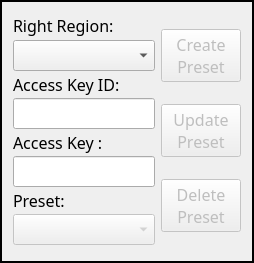
       <widget class="QFrame" name="frameCredsRight">
        <property name="maximumSize">
         <size>
          <width>16777215</width>
          <height>200</height>
         </size>
        </property>
        <property name="autoFillBackground">
         <bool>false</bool>
        </property>
        <property name="frameShape">
         <enum>QFrame::Box</enum>
        </property>
        <property name="frameShadow">
         <enum>QFrame::Plain</enum>
        </property>
        <property name="lineWidth">
         <number>2</number>
        </property>
        <property name="midLineWidth">
         <number>2</number>
        </property>
        <layout class="QHBoxLayout" name="horizontalLayout_2">
         <property name="sizeConstraint">
          <enum>QLayout::SetMaximumSize</enum>
         </property>
         <item>
          <layout class="QVBoxLayout" name="verticalLayoutCredsRight">
           <property name="spacing">
            <number>2</number>
           </property>
           <property name="bottomMargin">
            <number>5</number>
           </property>
           <item>
            <widget class="QLabel" name="labelRegionRight">
             <property name="sizePolicy">
              <sizepolicy hsizetype="Preferred" vsizetype="Minimum">
               <horstretch>0</horstretch>
               <verstretch>0</verstretch>
              </sizepolicy>
             </property>
             <property name="minimumSize">
              <size>
               <width>0</width>
               <height>25</height>
              </size>
             </property>
             <property name="font">
              <font>
               <family>Waree</family>
               <pointsize>12</pointsize>
              </font>
             </property>
             <property name="text">
              <string>Right Region:</string>
             </property>
            </widget>
           </item>
           <item>
            <widget class="QComboBox" name="comboBoxRegionRight">
             <property name="sizePolicy">
              <sizepolicy hsizetype="Preferred" vsizetype="Minimum">
               <horstretch>0</horstretch>
               <verstretch>0</verstretch>
              </sizepolicy>
             </property>
             <property name="font">
              <font>
               <family>Waree</family>
               <pointsize>12</pointsize>
              </font>
             </property>
             <property name="contextMenuPolicy">
              <enum>Qt::NoContextMenu</enum>
             </property>
             <property name="toolTip">
              <string>Select the region the Sumo Logic org you want to connect to resides in.  </string>
             </property>
             <property name="editable">
              <bool>false</bool>
             </property>
             <property name="insertPolicy">
              <enum>QComboBox::InsertAfterCurrent</enum>
             </property>
            </widget>
           </item>
           <item>
            <widget class="QLabel" name="labelAccessKeyIDRight">
             <property name="sizePolicy">
              <sizepolicy hsizetype="Preferred" vsizetype="Minimum">
               <horstretch>0</horstretch>
               <verstretch>0</verstretch>
              </sizepolicy>
             </property>
             <property name="font">
              <font>
               <family>Waree</family>
               <pointsize>12</pointsize>
              </font>
             </property>
             <property name="text">
              <string>Access Key ID:</string>
             </property>
            </widget>
           </item>
           <item>
            <widget class="QLineEdit" name="lineEditUserNameRight">
             <property name="sizePolicy">
              <sizepolicy hsizetype="Expanding" vsizetype="Minimum">
               <horstretch>0</horstretch>
               <verstretch>0</verstretch>
              </sizepolicy>
             </property>
             <property name="font">
              <font>
               <family>Waree</family>
               <pointsize>12</pointsize>
              </font>
             </property>
             <property name="contextMenuPolicy">
              <enum>Qt::NoContextMenu</enum>
             </property>
             <property name="toolTip">
              <string>Enter your Sumo Logic access key ID.</string>
             </property>
             <property name="text">
              <string/>
             </property>
            </widget>
           </item>
           <item>
            <widget class="QLabel" name="labelAccessKeyRight">
             <property name="sizePolicy">
              <sizepolicy hsizetype="Preferred" vsizetype="Minimum">
               <horstretch>0</horstretch>
               <verstretch>0</verstretch>
              </sizepolicy>
             </property>
             <property name="font">
              <font>
               <family>Waree</family>
               <pointsize>12</pointsize>
              </font>
             </property>
             <property name="text">
              <string>Access Key :</string>
             </property>
            </widget>
           </item>
           <item>
            <widget class="QLineEdit" name="lineEditPasswordRight">
             <property name="sizePolicy">
              <sizepolicy hsizetype="Expanding" vsizetype="Minimum">
               <horstretch>0</horstretch>
               <verstretch>0</verstretch>
              </sizepolicy>
             </property>
             <property name="font">
              <font>
               <family>Waree</family>
               <pointsize>12</pointsize>
              </font>
             </property>
             <property name="contextMenuPolicy">
              <enum>Qt::NoContextMenu</enum>
             </property>
             <property name="toolTip">
              <string>Enter your Sumo Logic access key.</string>
             </property>
             <property name="text">
              <string/>
             </property>
             <property name="echoMode">
              <enum>QLineEdit::Password</enum>
             </property>
            </widget>
           </item>
           <item>
            <widget class="QLabel" name="labelPresetRight">
             <property name="sizePolicy">
              <sizepolicy hsizetype="Preferred" vsizetype="Minimum">
               <horstretch>0</horstretch>
               <verstretch>0</verstretch>
              </sizepolicy>
             </property>
             <property name="font">
              <font>
               <family>Waree</family>
               <pointsize>12</pointsize>
              </font>
             </property>
             <property name="text">
              <string>Preset:</string>
             </property>
            </widget>
           </item>
           <item>
            <widget class="QComboBox" name="comboBoxPresetRight">
             <property name="enabled">
              <bool>false</bool>
             </property>
             <property name="sizePolicy">
              <sizepolicy hsizetype="Preferred" vsizetype="Minimum">
               <horstretch>0</horstretch>
               <verstretch>0</verstretch>
              </sizepolicy>
             </property>
             <property name="font">
              <font>
               <family>Waree</family>
               <pointsize>12</pointsize>
              </font>
             </property>
             <property name="contextMenuPolicy">
              <enum>Qt::NoContextMenu</enum>
             </property>
             <property name="toolTip">
              <string>Select a previously saved set of credentials. </string>
             </property>
             <property name="insertPolicy">
              <enum>QComboBox::InsertAfterCurrent</enum>
             </property>
            </widget>
           </item>
          </layout>
         </item>
         <item>
          <layout class="QVBoxLayout" name="verticalLayoutCredButtonsRight">
           <item>
            <widget class="QPushButton" name="pushButtonCreatePresetRight">
             <property name="enabled">
              <bool>false</bool>
             </property>
             <property name="sizePolicy">
              <sizepolicy hsizetype="Fixed" vsizetype="Fixed">
               <horstretch>0</horstretch>
               <verstretch>0</verstretch>
              </sizepolicy>
             </property>
             <property name="font">
              <font>
               <family>Waree</family>
               <pointsize>12</pointsize>
              </font>
             </property>
             <property name="toolTip">
              <string>Save the currently entered credentials/region as a new preset. </string>
             </property>
             <property name="text">
              <string>Create
Preset</string>
             </property>
            </widget>
           </item>
           <item>
            <widget class="QPushButton" name="pushButtonUpdatePresetRight">
             <property name="enabled">
              <bool>false</bool>
             </property>
             <property name="sizePolicy">
              <sizepolicy hsizetype="Fixed" vsizetype="Fixed">
               <horstretch>0</horstretch>
               <verstretch>0</verstretch>
              </sizepolicy>
             </property>
             <property name="font">
              <font>
               <family>Waree</family>
               <pointsize>12</pointsize>
              </font>
             </property>
             <property name="toolTip">
              <string>Update the currently selected preset with the currently entered region/ID/Key. </string>
             </property>
             <property name="text">
              <string>Update
Preset</string>
             </property>
            </widget>
           </item>
           <item>
            <widget class="QPushButton" name="pushButtonDeletePresetRight">
             <property name="enabled">
              <bool>false</bool>
             </property>
             <property name="sizePolicy">
              <sizepolicy hsizetype="Fixed" vsizetype="Fixed">
               <horstretch>0</horstretch>
               <verstretch>0</verstretch>
              </sizepolicy>
             </property>
             <property name="font">
              <font>
               <family>Waree</family>
               <pointsize>12</pointsize>
              </font>
             </property>
             <property name="toolTip">
              <string>Delete the currently selected preset. There is no undo. </string>
             </property>
             <property name="text">
              <string>Delete
Preset</string>
             </property>
            </widget>
           </item>
          </layout>
         </item>
        </layout>
       </widget>
